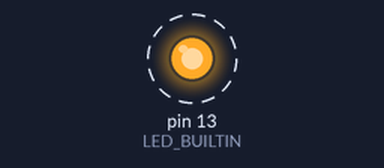
The sketch below on a simulated Arduino Uno, built with avr-gcc and run on an emulated ATmega328P. Parts: output pins drawn as LEDs (lit = HIGH). Dashed ring = blinking.

Above: at 0.5 s.
Timing chart, 0 to 4.6 s (numbered marks = the images above):
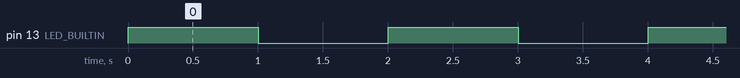

The sketch:

25_timer_interrupts.ino
```cpp
// Configures internal hardware Timer1 to trigger code strictly based on clock ticks
void setup() {
  pinMode(LED_BUILTIN, OUTPUT);

  noInterrupts(); // Disable all interrupts while configuring registers

  TCCR1A = 0;     // Clear Timer1 Control Registers
  TCCR1B = 0;
  TCNT1  = 0;     // Initialize counter value to 0

  // Set Compare Match Register for exactly 1Hz (1 second) intervals
  // Formula: (16MHz / (prescaler * targeted frequency)) - 1
  OCR1A = 15624;  // = (16,000,000 / (1024 * 1)) - 1

  TCCR1B |= (1 << WGM12);  // Turn on CTC (Clear Timer on Compare) mode
  TCCR1B |= (1 << CS12) | (1 << CS10); // Set 1024 prescaler
  TIMSK1 |= (1 << OCIE1A); // Enable timer compare interrupt

  interrupts();   // Re-enable all global interrupts
}

// Hardware-triggered Interrupt Service Routine (ISR) when Timer1 matches OCR1A
ISR(TIMER1_COMPA_vect) {
  digitalWrite(LED_BUILTIN, !digitalRead(LED_BUILTIN)); // Toggle the state of the pin
}

void loop() {
  // Main program thread is completely empty, yet the LED blinks perfectly via hardware!
}
```

Measured:
- by itself, pin 13 (LED_BUILTIN): alternates HIGH for 1.0 s and LOW for 1.0 s
